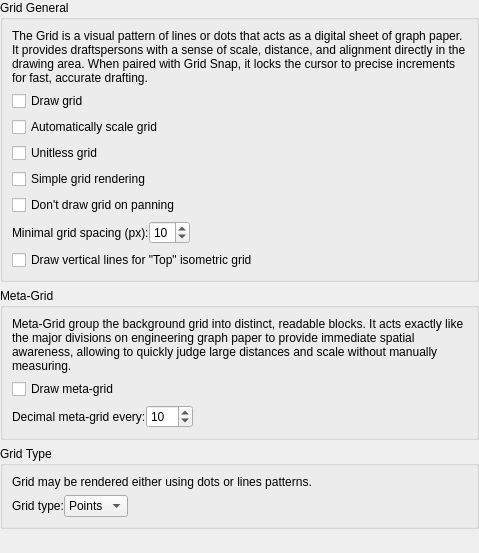
<?xml version="1.0" encoding="UTF-8"?>
<ui version="4.0">
 <class>LC_SettingsPageGridGeneral</class>
 <widget class="QWidget" name="LC_SettingsPageGridGeneral">
  <property name="geometry">
   <rect>
    <x>0</x>
    <y>0</y>
    <width>479</width>
    <height>553</height>
   </rect>
  </property>
  <layout class="QGridLayout" name="gridLayout_main">
   <property name="leftMargin">
    <number>0</number>
   </property>
   <property name="topMargin">
    <number>0</number>
   </property>
   <property name="rightMargin">
    <number>0</number>
   </property>
   <property name="bottomMargin">
    <number>0</number>
   </property>
   <item row="3" column="0">
    <spacer name="verticalSpacer">
     <property name="orientation">
      <enum>Qt::Orientation::Vertical</enum>
     </property>
     <property name="sizeHint" stdset="0">
      <size>
       <width>0</width>
       <height>0</height>
      </size>
     </property>
    </spacer>
   </item>
   <item row="1" column="0">
    <widget class="QGroupBox" name="groupBox">
     <property name="title">
      <string>Meta-Grid</string>
     </property>
     <layout class="QVBoxLayout" name="verticalLayout_2">
      <item>
       <widget class="QLabel" name="label_2">
        <property name="text">
         <string>Meta-Grid group the background grid into distinct, readable blocks. It acts exactly like the major divisions on engineering graph paper to provide immediate spatial awareness, allowing to quickly judge large distances and scale without manually measuring.</string>
        </property>
        <property name="wordWrap">
         <bool>true</bool>
        </property>
       </widget>
      </item>
      <item>
       <layout class="QHBoxLayout" name="horizontalLayout_13">
        <property name="spacing">
         <number>0</number>
        </property>
        <item>
         <widget class="QCheckBox" name="cbDrawMetaGrid">
          <property name="sizePolicy">
           <sizepolicy hsizetype="Preferred" vsizetype="Preferred">
            <horstretch>0</horstretch>
            <verstretch>0</verstretch>
           </sizepolicy>
          </property>
          <property name="toolTip">
           <string>Meta-Grid Visibility

If checked, metagrid will be drawn as part of grid drawing.</string>
          </property>
          <property name="text">
           <string>Draw meta-grid</string>
          </property>
         </widget>
        </item>
        <item>
         <spacer name="horizontalSpacer_9">
          <property name="orientation">
           <enum>Qt::Orientation::Horizontal</enum>
          </property>
          <property name="sizeHint" stdset="0">
           <size>
            <width>0</width>
            <height>0</height>
           </size>
          </property>
         </spacer>
        </item>
       </layout>
      </item>
      <item>
       <layout class="QHBoxLayout" name="horizontalLayout_2">
        <property name="spacing">
         <number>0</number>
        </property>
        <item>
         <widget class="QLabel" name="label_40">
          <property name="text">
           <string>Decimal meta-grid every:</string>
          </property>
          <property name="buddy">
           <cstring>sbGridMetaMajorEvery</cstring>
          </property>
         </widget>
        </item>
        <item>
         <widget class="QSpinBox" name="sbGridMetaMajorEvery">
          <property name="sizePolicy">
           <sizepolicy hsizetype="Preferred" vsizetype="Preferred">
            <horstretch>0</horstretch>
            <verstretch>0</verstretch>
           </sizepolicy>
          </property>
          <property name="toolTip">
           <string>Meta-grid Density

Controls the frequency of major grid lines compared to minor grid lines.</string>
          </property>
          <property name="minimum">
           <number>2</number>
          </property>
          <property name="maximum">
           <number>100</number>
          </property>
          <property name="value">
           <number>10</number>
          </property>
         </widget>
        </item>
        <item>
         <spacer name="horizontalSpacer_8">
          <property name="orientation">
           <enum>Qt::Orientation::Horizontal</enum>
          </property>
          <property name="sizeHint" stdset="0">
           <size>
            <width>0</width>
            <height>0</height>
           </size>
          </property>
         </spacer>
        </item>
       </layout>
      </item>
     </layout>
    </widget>
   </item>
   <item row="0" column="0">
    <widget class="QGroupBox" name="groupBox_7">
     <property name="title">
      <string>Grid General</string>
     </property>
     <layout class="QVBoxLayout" name="verticalLayout">
      <item>
       <widget class="QLabel" name="label">
        <property name="text">
         <string>The Grid is a visual pattern of lines or dots that acts as a digital sheet of graph paper. It provides draftspersons with a sense of scale, distance, and alignment directly in the drawing area. When paired with Grid Snap, it locks the cursor to precise increments for fast, accurate drafting.</string>
        </property>
        <property name="wordWrap">
         <bool>true</bool>
        </property>
       </widget>
      </item>
      <item>
       <layout class="QHBoxLayout" name="horizontalLayout_12">
        <property name="spacing">
         <number>0</number>
        </property>
        <item>
         <widget class="QCheckBox" name="cbDrawGrid">
          <property name="sizePolicy">
           <sizepolicy hsizetype="Preferred" vsizetype="Preferred">
            <horstretch>0</horstretch>
            <verstretch>0</verstretch>
           </sizepolicy>
          </property>
          <property name="toolTip">
           <string>Grid Visibility

If checked, grid wil be drawn</string>
          </property>
          <property name="text">
           <string>Draw grid</string>
          </property>
         </widget>
        </item>
        <item>
         <spacer name="horizontalSpacer_4">
          <property name="orientation">
           <enum>Qt::Orientation::Horizontal</enum>
          </property>
          <property name="sizeHint" stdset="0">
           <size>
            <width>0</width>
            <height>0</height>
           </size>
          </property>
         </spacer>
        </item>
       </layout>
      </item>
      <item>
       <layout class="QHBoxLayout" name="horizontalLayout_11">
        <property name="spacing">
         <number>0</number>
        </property>
        <item>
         <widget class="QCheckBox" name="cbScaleGrid">
          <property name="sizePolicy">
           <sizepolicy hsizetype="Preferred" vsizetype="Preferred">
            <horstretch>0</horstretch>
            <verstretch>0</verstretch>
           </sizepolicy>
          </property>
          <property name="toolTip">
           <string>Grid Auto Scale

If checked, the grid will be scalled automatically</string>
          </property>
          <property name="text">
           <string>Automatically scale grid</string>
          </property>
         </widget>
        </item>
        <item>
         <spacer name="horizontalSpacer_3">
          <property name="orientation">
           <enum>Qt::Orientation::Horizontal</enum>
          </property>
          <property name="sizeHint" stdset="0">
           <size>
            <width>0</width>
            <height>0</height>
           </size>
          </property>
         </spacer>
        </item>
       </layout>
      </item>
      <item>
       <layout class="QHBoxLayout" name="horizontalLayout_8">
        <property name="spacing">
         <number>0</number>
        </property>
        <item>
         <widget class="QCheckBox" name="cb_unitless_grid">
          <property name="sizePolicy">
           <sizepolicy hsizetype="Preferred" vsizetype="Preferred">
            <horstretch>0</horstretch>
            <verstretch>0</verstretch>
           </sizepolicy>
          </property>
          <property name="toolTip">
           <string>Unitless Grid

If checked, grid will not be adjusted to current units of drawing</string>
          </property>
          <property name="text">
           <string>Unitless grid</string>
          </property>
         </widget>
        </item>
        <item>
         <spacer name="horizontalSpacer">
          <property name="orientation">
           <enum>Qt::Orientation::Horizontal</enum>
          </property>
          <property name="sizeHint" stdset="0">
           <size>
            <width>0</width>
            <height>0</height>
           </size>
          </property>
         </spacer>
        </item>
       </layout>
      </item>
      <item>
       <layout class="QHBoxLayout" name="horizontalLayout_9">
        <property name="spacing">
         <number>0</number>
        </property>
        <item>
         <widget class="QCheckBox" name="cbSimpleGridRendring">
          <property name="sizePolicy">
           <sizepolicy hsizetype="Preferred" vsizetype="Preferred">
            <horstretch>0</horstretch>
            <verstretch>0</verstretch>
           </sizepolicy>
          </property>
          <property name="toolTip">
           <string>Grid Rendering Mode

If checked, Meta Grid lines will be drawn on top of grid. Simple grid is faster yet is less visually lean.
Otherwise, main and meta-grid will not overlap.</string>
          </property>
          <property name="text">
           <string>Simple grid rendering</string>
          </property>
         </widget>
        </item>
        <item>
         <spacer name="horizontalSpacer_5">
          <property name="orientation">
           <enum>Qt::Orientation::Horizontal</enum>
          </property>
          <property name="sizeHint" stdset="0">
           <size>
            <width>0</width>
            <height>0</height>
           </size>
          </property>
         </spacer>
        </item>
       </layout>
      </item>
      <item>
       <layout class="QHBoxLayout" name="horizontalLayout_10">
        <property name="spacing">
         <number>0</number>
        </property>
        <item>
         <widget class="QCheckBox" name="cbDisableGridOnPanning">
          <property name="sizePolicy">
           <sizepolicy hsizetype="Preferred" vsizetype="Preferred">
            <horstretch>0</horstretch>
            <verstretch>0</verstretch>
           </sizepolicy>
          </property>
          <property name="toolTip">
           <string>Grid Pan

If checked, grid will not be drawn within view pan by mouse operation</string>
          </property>
          <property name="text">
           <string>Don't draw grid on panning</string>
          </property>
         </widget>
        </item>
        <item>
         <spacer name="horizontalSpacer_7">
          <property name="orientation">
           <enum>Qt::Orientation::Horizontal</enum>
          </property>
          <property name="sizeHint" stdset="0">
           <size>
            <width>0</width>
            <height>0</height>
           </size>
          </property>
         </spacer>
        </item>
       </layout>
      </item>
      <item>
       <layout class="QHBoxLayout" name="horizontalLayout">
        <property name="spacing">
         <number>0</number>
        </property>
        <item>
         <widget class="QLabel" name="lMinGridSpacing">
          <property name="text">
           <string>Minimal grid spacing (px):</string>
          </property>
          <property name="buddy">
           <cstring>sbMinGridSpacing</cstring>
          </property>
         </widget>
        </item>
        <item>
         <widget class="QSpinBox" name="sbMinGridSpacing">
          <property name="toolTip">
           <string>Grid Rescale Spacing\Minimal spacing between grid until grid rescale</string>
          </property>
          <property name="minimum">
           <number>3</number>
          </property>
          <property name="maximum">
           <number>50</number>
          </property>
          <property name="value">
           <number>10</number>
          </property>
         </widget>
        </item>
        <item>
         <spacer name="horizontalSpacer_6">
          <property name="orientation">
           <enum>Qt::Orientation::Horizontal</enum>
          </property>
          <property name="sizeHint" stdset="0">
           <size>
            <width>0</width>
            <height>0</height>
           </size>
          </property>
         </spacer>
        </item>
       </layout>
      </item>
      <item>
       <layout class="QHBoxLayout" name="horizontalLayout_14">
        <property name="spacing">
         <number>0</number>
        </property>
        <item>
         <widget class="QCheckBox" name="cbDrawVerticalForIsoTop">
          <property name="sizePolicy">
           <sizepolicy hsizetype="Preferred" vsizetype="Preferred">
            <horstretch>0</horstretch>
            <verstretch>0</verstretch>
           </sizepolicy>
          </property>
          <property name="toolTip">
           <string>Isometric Top Grid

If unchecked, vertical line will not be drawn for &quot;Top&quot; isometric view</string>
          </property>
          <property name="text">
           <string>Draw vertical lines for &quot;Top&quot; isometric grid</string>
          </property>
         </widget>
        </item>
        <item>
         <spacer name="horizontalSpacer_2">
          <property name="orientation">
           <enum>Qt::Orientation::Horizontal</enum>
          </property>
          <property name="sizeHint" stdset="0">
           <size>
            <width>0</width>
            <height>0</height>
           </size>
          </property>
         </spacer>
        </item>
       </layout>
      </item>
     </layout>
    </widget>
   </item>
   <item row="2" column="0">
    <widget class="QGroupBox" name="gbGridType">
     <property name="title">
      <string>Grid Type</string>
     </property>
     <layout class="QGridLayout" name="gridLayout">
      <item row="0" column="0">
       <widget class="QLabel" name="label_3">
        <property name="text">
         <string>Grid may be rendered either using dots or lines patterns. </string>
        </property>
        <property name="wordWrap">
         <bool>true</bool>
        </property>
       </widget>
      </item>
      <item row="1" column="0">
       <layout class="QHBoxLayout" name="horizontalLayout_3">
        <property name="spacing">
         <number>0</number>
        </property>
        <item>
         <widget class="QLabel" name="lGridType">
          <property name="text">
           <string>Grid type:</string>
          </property>
          <property name="buddy">
           <cstring>cbGridType</cstring>
          </property>
         </widget>
        </item>
        <item>
         <widget class="LC_ContentAdjustableComboBox" name="cbGridType">
          <property name="sizePolicy">
           <sizepolicy hsizetype="Preferred" vsizetype="Preferred">
            <horstretch>0</horstretch>
            <verstretch>0</verstretch>
           </sizepolicy>
          </property>
          <property name="toolTip">
           <string>Grid Type

Type of grid to be drawn</string>
          </property>
          <property name="sizeAdjustPolicy">
           <enum>QComboBox::SizeAdjustPolicy::AdjustToContents</enum>
          </property>
          <item>
           <property name="text">
            <string>Points</string>
           </property>
          </item>
          <item>
           <property name="text">
            <string>Lines</string>
           </property>
          </item>
         </widget>
        </item>
        <item>
         <spacer name="horizontalSpacer_10">
          <property name="orientation">
           <enum>Qt::Orientation::Horizontal</enum>
          </property>
          <property name="sizeHint" stdset="0">
           <size>
            <width>0</width>
            <height>0</height>
           </size>
          </property>
         </spacer>
        </item>
       </layout>
      </item>
     </layout>
    </widget>
   </item>
  </layout>
 </widget>
    <customwidgets>
        <customwidget>
            <class>LC_ContentAdjustableComboBox</class>
            <extends>QComboBox</extends>
            <header location="global">lc_content_adjustable_combo_box.h</header>
        </customwidget>
    </customwidgets>
 <resources/>
 <connections/>
</ui>
